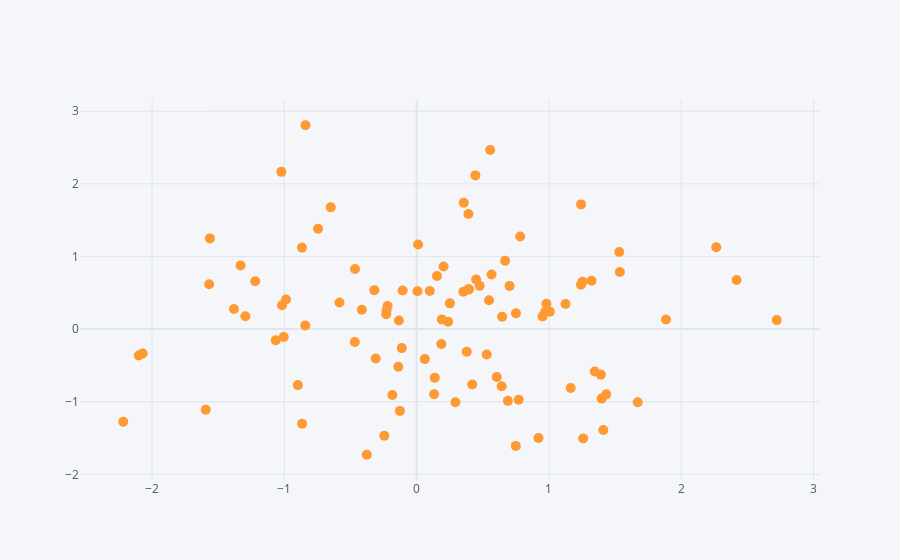
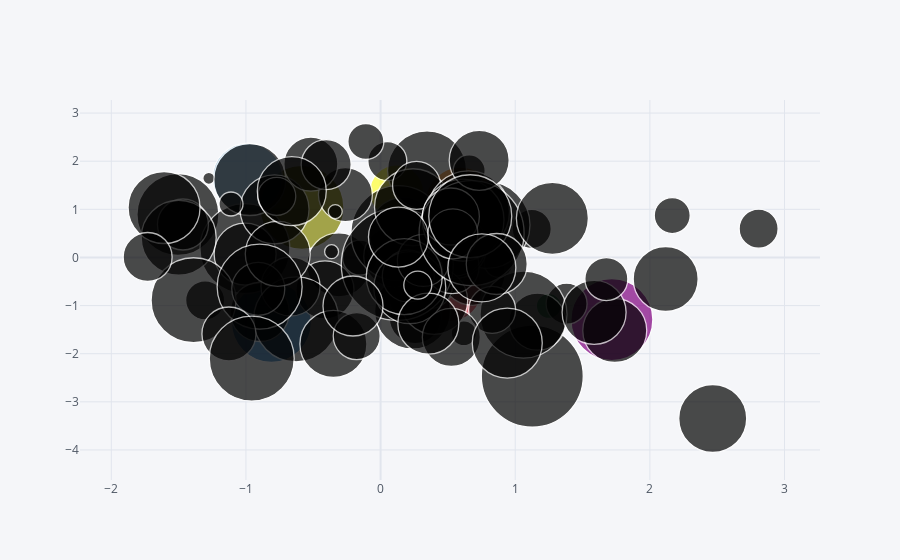

Write notebook code for charts like these, in order.
### Code cell
df.iplot(x="A",y="B",size=10,mode="markers")
df.iplot(x="B",y="C",size="A",kind="bubble")
